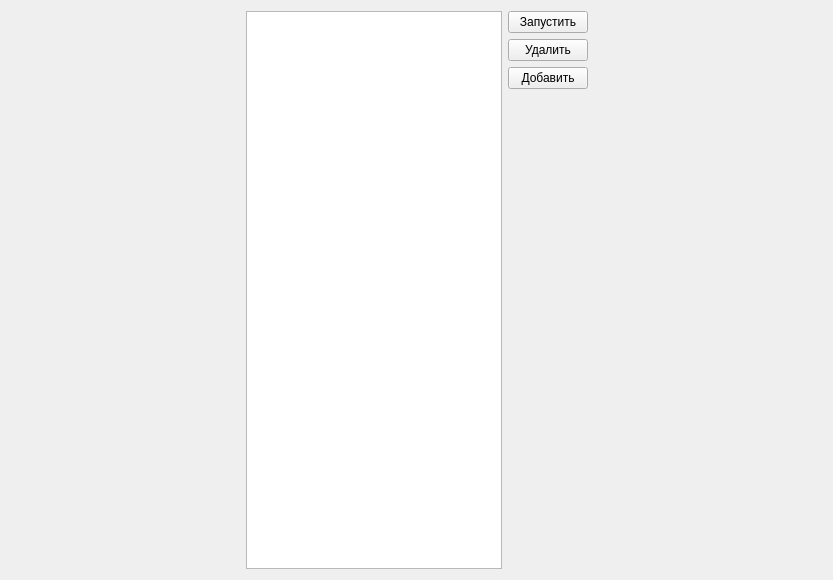
<?xml version="1.0" encoding="UTF-8"?>
<ui version="4.0">
 <class>Form</class>
 <widget class="QWidget" name="Form">
  <property name="geometry">
   <rect>
    <x>0</x>
    <y>0</y>
    <width>833</width>
    <height>580</height>
   </rect>
  </property>
  <property name="windowTitle">
   <string>Form</string>
  </property>
  <layout class="QHBoxLayout" name="horizontalLayout">
   <item>
    <spacer name="horizontalSpacer_2">
     <property name="orientation">
      <enum>Qt::Horizontal</enum>
     </property>
     <property name="sizeHint" stdset="0">
      <size>
       <width>40</width>
       <height>20</height>
      </size>
     </property>
    </spacer>
   </item>
   <item>
    <widget class="QTableWidget" name="table"/>
   </item>
   <item>
    <layout class="QVBoxLayout" name="verticalLayout">
     <item>
      <widget class="QPushButton" name="runGame">
       <property name="text">
        <string>Запустить</string>
       </property>
      </widget>
     </item>
     <item>
      <widget class="QPushButton" name="deleteGame">
       <property name="text">
        <string>Удалить</string>
       </property>
      </widget>
     </item>
     <item>
      <widget class="QPushButton" name="addGame">
       <property name="text">
        <string>Добавить</string>
       </property>
      </widget>
     </item>
     <item>
      <spacer name="verticalSpacer">
       <property name="orientation">
        <enum>Qt::Vertical</enum>
       </property>
       <property name="sizeHint" stdset="0">
        <size>
         <width>20</width>
         <height>40</height>
        </size>
       </property>
      </spacer>
     </item>
    </layout>
   </item>
   <item>
    <spacer name="horizontalSpacer">
     <property name="orientation">
      <enum>Qt::Horizontal</enum>
     </property>
     <property name="sizeHint" stdset="0">
      <size>
       <width>101</width>
       <height>20</height>
      </size>
     </property>
    </spacer>
   </item>
  </layout>
 </widget>
 <resources/>
 <connections/>
</ui>
